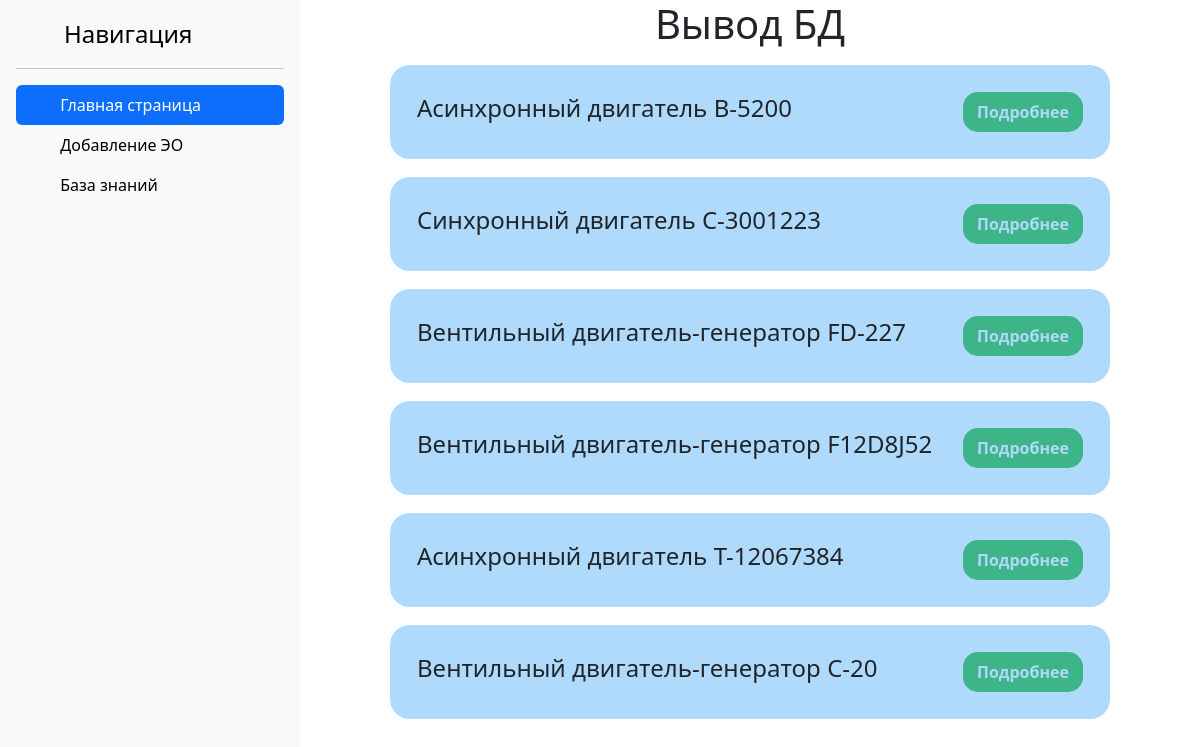
Screenshot of /eto/ with the database file from the repository.
### eto/models.py (models this page shows, shortened)
class Dvigateli(models.Model):
    model = models.CharField('Название модели', max_length=100, default='') #поле до 255 символов
    vid_eto = models.CharField('Вид ЭТО', max_length=100, choices=VID_CHOICES)
    tip_1 = models.BooleanField('Основные', default=False)
    tip_2 = models.BooleanField('Дополнительные', default=False)
    tip_3 = models.BooleanField('Вспомогательные', default=False)
    napr = models.IntegerField('Напряжение',max_length=100)
    chast = models.IntegerField('Частота',max_length=100)
    class Meta:
        verbose_name = 'Двигатель'
        verbose_name_plural = 'Двигатели'

### eto/views.py (the view)
# urls.py: path('', views.eto_home),
def eto_home(request):
    eto = Dvigateli.objects.all() #Получаем все объекты из БД
    return render(request, 'eto/eto_home.html', {'eto': eto})

### eto/templates/eto/eto_home.html (shortened to what this page needs)
{% extends 'main/shablon.html' %}
{% block body %}
    <div class="features">
        <h1>Вывод БД</h1>
        {% if eto %}
            {% for el in eto %}
        <div class="au">
                <div class="bloc">
                    <h4>{{ el.vid_eto }} {{ el.model }}</h4>
                    <a href="{% url 'eto-detail' el.id %}" class="buut">Подробнее</a>
                </div>
        </div>
            {% endfor %}
        {% else %}
            <p>У вас не заполнено оборудование</p>
        {% endif %}
    </div>
{% endblock %}

### main/templates/main/shablon.html (shortened to what this page needs)
{% load static %}
<!doctype html>
<html lang="ru">
<head>
    <link rel="stylesheet" href="https://cdn.jsdelivr.net/npm/bootstrap@5.3.2/dist/css/bootstrap.min.css">
    <link rel="stylesheet" href="{% static 'main/css/diz.css' %}">
</head>
<body>
    <aside class="d-flex flex-column flex-shrink-0 p-3 bg-body-tertiary">
        <a href="/" class="d-flex align-items-center mb-3 mb-md-0 me-md-auto link-body-emphasis text-decoration-none">
            <svg class="bi pe-none me-2" width="40" height="32"><use xlink:href="#bootstrap"/></svg>
            <span class="fs-4">Навигация</span>
        </a><hr>
        <ul class="nav nav-pills flex-column mb-auto">
            <li class="nav-item">
                <a href="/eto" class="nav-link active" aria-current="page">
                    <svg class="bi pe-none me-2" width="16" height="16"><use xlink:href="#home"/></svg>
                    Главная страница
                </a>
            </li>
            <li>
                <a href="{% url 'add' %}" class="nav-link link-body-emphasis">
                    <svg class="bi pe-none me-2" width="16" height="16"><use xlink:href="#speedometer2"/></svg>
                    Добавление ЭО
                </a>
            </li>
            <li>
                <a href="{% url 'bz' %}" class="nav-link link-body-emphasis">
                    <svg class="bi pe-none me-2" width="16" height="16"><use xlink:href="#table"/></svg>
                        База знаний
                </a>
            </li>
        </ul>
    </aside>
    <main>
        {% block body %}
        {% endblock %}
    </main>
</body>
</html>

### main/static/main/css/diz.css (style rules this page uses)
aside { float: left; width: 25%; height: 100vh; display: block; }
h1, h2 { text-align: center; }
.bloc { margin: 1%; display: flex; background-color: #AFDAFC; width: 80%; justify-content: space-between; align-items: center; padding: 3%; border-radius: 20px; }
.buut { width: 120px; height: 40px; background-color: #3EB489; text-align: center; display: flex; align-items: center; justify-content: space-around; border-radius: 15px; color: #AFDAFC; font-weight: bold; text-decoration: none; }
.au { display: flex; align-items: center; flex-direction: column; }

### rows the page displays
Dvigateli: vid_eto "Асинхронный двигатель", model "B-5200"
Dvigateli: vid_eto "Синхронный двигатель", model "С-3001223"
Dvigateli: vid_eto "Вентильный двигатель-генератор", model "FD-227"
Dvigateli: vid_eto "Вентильный двигатель-генератор", model "F12D8J52"
Dvigateli: vid_eto "Асинхронный двигатель", model "T-12067384"
Dvigateli: vid_eto "Вентильный двигатель-генератор", model "C-20"
